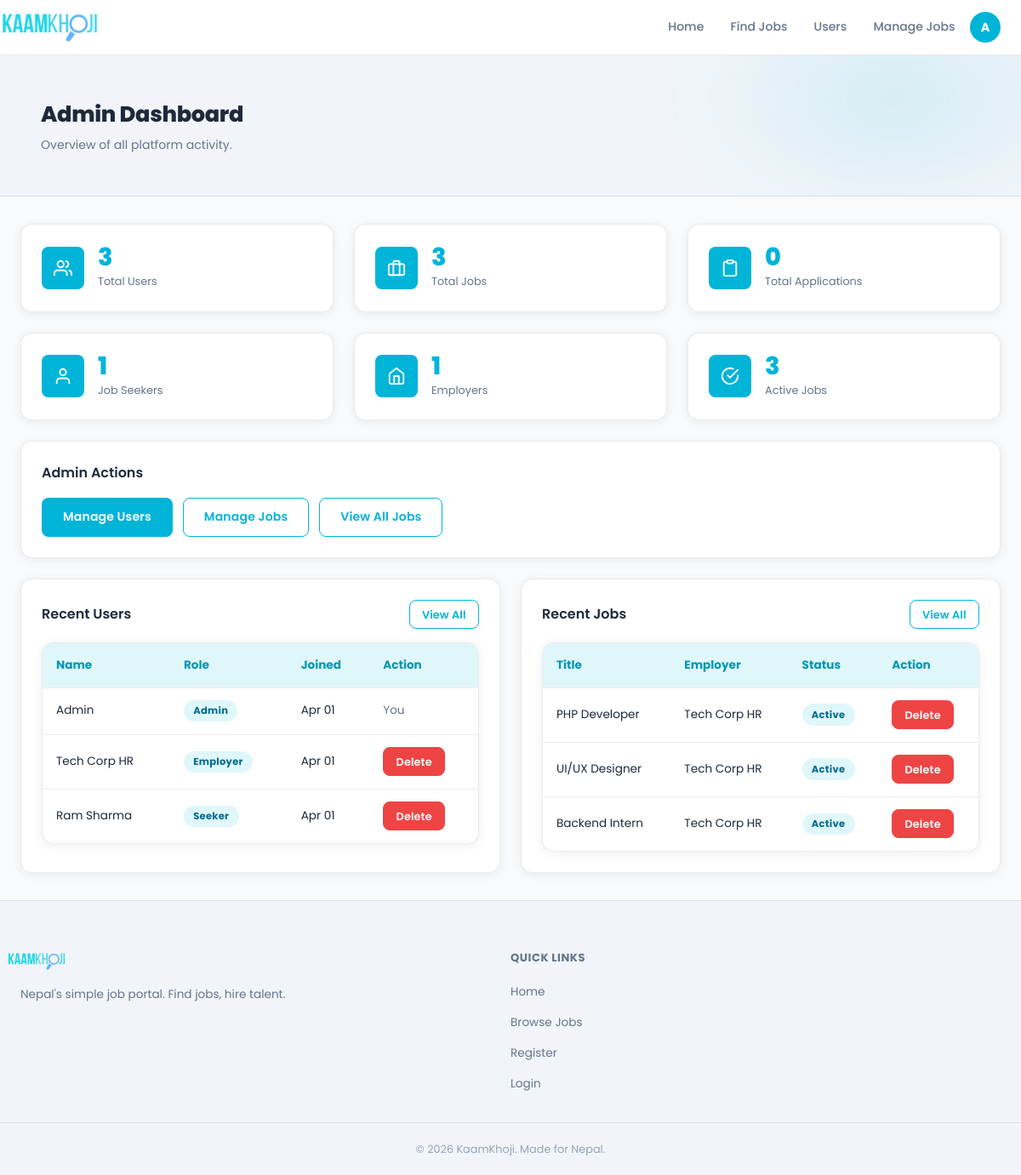
The page /dashboard/admin.php (signed in) on the database its author committed.
### tables this page shows
CREATE TABLE IF NOT EXISTS users (
    id          INT AUTO_INCREMENT PRIMARY KEY,
    name        VARCHAR(100) NOT NULL,
    email       VARCHAR(150) NOT NULL UNIQUE,
    password    VARCHAR(255) NOT NULL,            
    role        ENUM('seeker','employer','admin') NOT NULL DEFAULT 'seeker',
    phone       VARCHAR(20),
    location    VARCHAR(100),
    bio         TEXT,
    created_at  TIMESTAMP DEFAULT CURRENT_TIMESTAMP
);

CREATE TABLE IF NOT EXISTS jobs (
    id           INT AUTO_INCREMENT PRIMARY KEY,
    employer_id  INT NOT NULL,                    
    title        VARCHAR(200) NOT NULL,
    company      VARCHAR(150) NOT NULL,
    location     VARCHAR(100) NOT NULL,
    type         ENUM('full-time','part-time','remote','contract','internship') NOT NULL DEFAULT 'full-time',
    salary       VARCHAR(100),                    
    description  TEXT NOT NULL,
    requirements TEXT,
    status       ENUM('active','closed') NOT NULL DEFAULT 'active',
    created_at   TIMESTAMP DEFAULT CURRENT_TIMESTAMP,
    FOREIGN KEY (employer_id) REFERENCES users(id) ON DELETE CASCADE
);

### includes/auth.php (called while the page is built, shortened)
<?php
function isLoggedIn(): bool {
    return isset($_SESSION['user_id']);
}
function getRole(): ?string {
    return $_SESSION['role'] ?? null;
}
function getUserId(): ?int {
    return $_SESSION['user_id'] ?? null;
}
function getUserName(): ?string {
    return $_SESSION['name'] ?? null;
}

### dashboard/admin.php (the view, shortened to what this page needs)
<?php
require_once '../includes/auth.php';
$pdo = getPDO();
$totalUsers       = $pdo->query("SELECT COUNT(*) FROM users")->fetchColumn();
$totalSeekers     = $pdo->query("SELECT COUNT(*) FROM users WHERE role='seeker'")->fetchColumn();
$totalEmployers   = $pdo->query("SELECT COUNT(*) FROM users WHERE role='employer'")->fetchColumn();
$totalJobs        = $pdo->query("SELECT COUNT(*) FROM jobs")->fetchColumn();
$activeJobs       = $pdo->query("SELECT COUNT(*) FROM jobs WHERE status='active'")->fetchColumn();
$totalApplications= $pdo->query("SELECT COUNT(*) FROM applications")->fetchColumn();
$recentUsers = $pdo->query("
    SELECT * FROM users ORDER BY created_at DESC LIMIT 5
")->fetchAll();
$recentJobs = $pdo->query("
    SELECT jobs.*, users.name AS employer_name
    FROM jobs
    JOIN users ON jobs.employer_id = users.id
    ORDER BY jobs.created_at DESC
    LIMIT 5
")->fetchAll();
$pageCss = 'admin-dashboard';
require_once '../includes/header.php';
?>
<div class="dashboard-header">
    <div class="container">
        <h1>Admin Dashboard</h1>
        <p>Overview of all platform activity.</p>
    </div>
</div>
<div class="dashboard-body">
    <div class="grid-3 mb-3">
        <div class="stat-card">
            <div class="stat-icon">
                <svg width="22" height="22" viewBox="0 0 24 24" fill="none" stroke="currentColor" stroke-width="2" stroke-linecap="round" stroke-linejoin="round"><path d="M17 21v-2a4 4 0 0 0-4-4H5a4 4 0 0 0-4 4v2"/><circle cx="9" cy="7" r="4"/><path d="M23 21v-2a4 4 0 0 0-3-3.87"/><path d="M16 3.13a4 4 0 0 1 0 7.75"/></svg>
            </div>
            <div class="stat-info">
                <div class="stat-value"><?= $totalUsers ?></div>
                <div class="stat-label">Total Users</div>
            </div>
        </div>
        <div class="stat-card">
            <div class="stat-icon">
                <svg width="22" height="22" viewBox="0 0 24 24" fill="none" stroke="currentColor" stroke-width="2" stroke-linecap="round" stroke-linejoin="round"><rect x="2" y="7" width="20" height="14" rx="2"/><path d="M16 21V5a2 2 0 0 0-2-2h-4a2 2 0 0 0-2 2v16"/></svg>
            </div>
            <div class="stat-info">
                <div class="stat-value"><?= $totalJobs ?></div>
                <div class="stat-label">Total Jobs</div>
            </div>
        </div>
        <div class="stat-card">
            <div class="stat-icon">
                <svg width="22" height="22" viewBox="0 0 24 24" fill="none" stroke="currentColor" stroke-width="2" stroke-linecap="round" stroke-linejoin="round"><path d="M16 4h2a2 2 0 0 1 2 2v14a2 2 0 0 1-2 2H6a2 2 0 0 1-2-2V6a2 2 0 0 1 2-2h2"/><rect x="8" y="2" width="8" height="4" rx="1" ry="1"/></svg>
            </div>
            <div class="stat-info">
                <div class="stat-value"><?= $totalApplications ?></div>
                <div class="stat-label">Total Applications</div>
            </div>
        </div>
        <div class="stat-card">
            <div class="stat-icon">
                <svg width="22" height="22" viewBox="0 0 24 24" fill="none" stroke="currentColor" stroke-width="2" stroke-linecap="round" stroke-linejoin="round"><path d="M20 21v-2a4 4 0 0 0-4-4H8a4 4 0 0 0-4 4v2"/><circle cx="12" cy="7" r="4"/></svg>
            </div>
            <div class="stat-info">
                <div class="stat-value"><?= $totalSeekers ?></div>
                <div class="stat-label">Job Seekers</div>
            </div>
        </div>
        <div class="stat-card">
            <div class="stat-icon">
                <svg width="22" height="22" viewBox="0 0 24 24" fill="none" stroke="currentColor" stroke-width="2" stroke-linecap="round" stroke-linejoin="round"><path d="M3 9l9-7 9 7v11a2 2 0 0 1-2 2H5a2 2 0 0 1-2-2z"/><polyline points="9 22 9 12 15 12 15 22"/></svg>
            </div>
            <div class="stat-info">
                <div class="stat-value"><?= $totalEmployers ?></div>
                <div class="stat-label">Employers</div>
            </div>
        </div>
        <div class="stat-card">
            <div class="stat-icon">
                <svg width="22" height="22" viewBox="0 0 24 24" fill="none" stroke="currentColor" stroke-width="2" stroke-linecap="round" stroke-linejoin="round"><path d="M22 11.08V12a10 10 0 1 1-5.93-9.14"/><polyline points="22 4 12 14.01 9 11.01"/></svg>
            </div>
            <div class="stat-info">
                <div class="stat-value"><?= $activeJobs ?></div>
                <div class="stat-label">Active Jobs</div>
            </div>
        </div>
    </div>
    <div class="card mb-3">
        <h3 style="margin-bottom:1rem; font-size:1rem; font-weight:600;">Admin Actions</h3>
        <div style="display:flex; gap:0.75rem; flex-wrap:wrap;">
            <a href="<?= BASE_URL ?>/admin/users.php" class="btn btn-primary">Manage Users</a>
            <a href="<?= BASE_URL ?>/admin/jobs.php" class="btn btn-outline">Manage Jobs</a>
            <a href="<?= BASE_URL ?>/pages/jobs.php" class="btn btn-outline">View All Jobs</a>
        </div>
    </div>
    <div class="grid-2">
        <div class="card">
            <div class="d-flex justify-between align-center mb-2">
                <h3 style="font-size:1rem; font-weight:600;">Recent Users</h3>
                <a href="<?= BASE_URL ?>/admin/users.php" class="btn btn-outline btn-sm">View All</a>
            </div>
            <div class="table-wrap">
                <table>
                    <thead>
                        <tr><th>Name</th><th>Role</th><th>Joined</th><th>Action</th></tr>
                    </thead>
                    <tbody>
                        <?php foreach ($recentUsers as $user): ?>
                            <tr>
                                <td><?= htmlspecialchars($user['name']) ?></td>
                                <td>
                                    <span class="status-badge status-<?= $user['role'] === 'admin' ? 'reviewed' : ($user['role'] === 'employer' ? 'accepted' : 'pending') ?>">
                                        <?= ucfirst($user['role']) ?>
                                    </span>
                                </td>
                                <td><?= date('M d', strtotime($user['created_at'])) ?></td>
                                <td>
                                    <?php if ($user['id'] !== getUserId()): ?>
                                        <a href="<?= BASE_URL ?>/api/delete.php?type=user&id=<?= $user['id'] ?>"
                                           onclick="return confirm('Delete user <?= htmlspecialchars(addslashes($user['name'])) ?>?')"
                                           class="btn btn-danger btn-sm">Delete</a>
                                    <?php else: ?>
                                        <span class="text-muted text-sm">You</span>
                                    <?php endif; ?>
                                </td>
                            </tr>
                        <?php endforeach; ?>
                    </tbody>
                </table>
            </div>
        </div>
        <div class="card">
            <div class="d-flex justify-between align-center mb-2">
                <h3 style="font-size:1rem; font-weight:600;">Recent Jobs</h3>
                <a href="<?= BASE_URL ?>/admin/jobs.php" class="btn btn-outline btn-sm">View All</a>
            </div>
            <div class="table-wrap">
                <table>
                    <thead>
                        <tr><th>Title</th><th>Employer</th><th>Status</th><th>Action</th></tr>
                    </thead>
                    <tbody>
                        <?php foreach ($recentJobs as $job): ?>
                            <tr>
                                <td><?= htmlspecialchars($job['title']) ?></td>
                                <td><?= htmlspecialchars($job['employer_name']) ?></td>
                                <td>
                                    <span class="status-badge status-<?= $job['status'] ?>">
                                        <?= ucfirst($job['status']) ?>
                                    </span>
                                </td>
                                <td>
                                    <a href="<?= BASE_URL ?>/api/delete.php?type=job&id=<?= $job['id'] ?>"
                                       onclick="return confirm('Delete this job?')"
                                       class="btn btn-danger btn-sm">Delete</a>
                                </td>
                            </tr>
                        <?php endforeach; ?>
                    </tbody>
                </table>
            </div>
        </div>
    </div>
</div>
<?php require_once '../includes/footer.php'; ?>

### includes/header.php (shortened to what this page needs)
<?php
$base = BASE_URL;
?>
<!DOCTYPE html>
<html lang="en" data-theme="light">
<head>
    <link href="https://api.fontshare.com/v2/css?f[]=satoshi@400,500,700,900&display=swap" rel="stylesheet">
    <link rel="stylesheet" href="<?= $base ?>/css/<?= htmlspecialchars($pageCss ?? 'landing') ?>.css">
</head>
<body>
    <nav class="navbar">
        <div class="nav-container">
            <a href="<?= $base ?>/index.php" class="nav-logo" aria-label="KaamKhoji Home">
                <img src="<?= $base ?>/assets/kaamkhoji.png" alt="KaamKhoji" class="logo-brand-img">
            </a>
            <ul class="nav-links" id="navLinks">
                <li><a href="<?= $base ?>/index.php">Home</a></li>
                <li><a href="<?= $base ?>/pages/jobs.php">Find Jobs</a></li>
                <?php if (isLoggedIn()): ?>
                    <?php if (getRole() === 'seeker'): ?>
                        <li><a href="<?= $base ?>/pages/my-applications.php">My Applications</a></li>
                        <li><a href="<?= $base ?>/pages/saved-jobs.php">Saved Jobs</a></li>
                    <?php elseif (getRole() === 'employer'): ?>
                        <li><a href="<?= $base ?>/pages/post-job.php">Post a Job</a></li>
                        <li><a href="<?= $base ?>/pages/applicants.php">Applicants</a></li>
                    <?php elseif (getRole() === 'admin'): ?>
                        <li><a href="<?= $base ?>/admin/users.php">Users</a></li>
                        <li><a href="<?= $base ?>/admin/jobs.php">Manage Jobs</a></li>
                    <?php endif; ?>
                    <li class="nav-avatar-wrap">
                        <button class="nav-avatar" id="navAvatar" aria-expanded="false" aria-label="Account menu">
                            <span class="avatar-initials"><?= strtoupper(mb_substr(getUserName(), 0, 1)) ?></span>
                        </button>
                    </li>
                <?php else: ?>
                    <li><a href="<?= $base ?>/login.php" class="btn btn-outline btn-sm">Login</a></li>
                    <li><a href="<?= $base ?>/signup.php" class="btn btn-sm btn-signup">Sign Up</a></li>
                <?php endif; ?>
            </ul>
        </div>
    </nav>
    <main class="main-content">

### includes/footer.php (shortened to what this page needs)
</main>
<footer class="footer">
    <div class="footer-container">
        <div class="footer-brand">
            <a href="<?= BASE_URL ?>/index.php">
                <img src="<?= BASE_URL ?>/assets/kaamkhoji.png" alt="KaamKhoji" style="height:70px;width:auto;display:block;margin:-20px -16px;">
            </a>
            <p>Nepal's simple job portal. Find jobs, hire talent.</p>
        </div>
        <div class="footer-links">
            <h4>Quick Links</h4>
            <ul>
                <li><a href="<?= BASE_URL ?>/index.php">Home</a></li>
                <li><a href="<?= BASE_URL ?>/pages/jobs.php">Browse Jobs</a></li>
                <li><a href="<?= BASE_URL ?>/signup.php">Register</a></li>
                <li><a href="<?= BASE_URL ?>/login.php">Login</a></li>
            </ul>
        </div>
    </div>
    <div class="footer-bottom">
        <p>&copy; <?= date('Y') ?> KaamKhoji. Made for Nepal.</p>
    </div>
</footer>
</body>
</html>

### includes/header.php (style rules this page uses)
.nav-logo { overflow: visible; }
.logo-brand-img { height: 165px; width: auto; display: block; object-fit: contain; margin: -34px -24px; }
.nav-avatar-wrap { position: relative; display: flex; align-items: center; }
.nav-avatar { width: 36px; height: 36px; border-radius: 50%; background: #00b4d8; color: #fff; border: none; cursor: pointer; font-size: 0.9rem; font-weight: 700; display: flex; align-items: center; justify-content: center; transition: box-shadow 0.25s ease, transform 0.25s ease; font-family: "Satoshi", "Poppins", sans-serif; }
.avatar-initials { pointer-events: none; }

### rows shown on the page
users: name "Admin", role "Admin", created_at "Apr 01", shows "You"
users: name "Tech Corp HR", role "Employer", created_at "Apr 01"
users: name "Ram Sharma", role "Seeker", created_at "Apr 01"
jobs: title "PHP Developer", employer.name "Tech Corp HR", status "Active"
jobs: title "UI/UX Designer", employer.name "Tech Corp HR", status "Active"
jobs: title "Backend Intern", employer.name "Tech Corp HR", status "Active"

### other values the page prints
mb_substr(getUserName(), 0, 1) "A"
$totalUsers "3"
$totalJobs "3"
$totalApplications "0"
$totalSeekers "1"
$totalEmployers "1"
$activeJobs "3"
